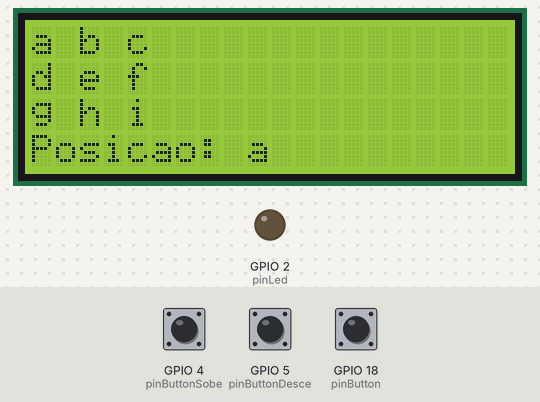
The program below on a simulated ESP32. Parts: 20×4 character LCD, output pins drawn as LEDs (lit = HIGH). Inputs (shaded band) come from the test bench; at power-on: GPIO 4 (pinButtonSobe) HIGH, GPIO 18 (pinButton) HIGH, GPIO 5 (pinButtonDesce) HIGH.

Above: at 2.5 s.
2.6 s: GPIO 4 (pinButtonSobe) pulled LOW for 3.2 s
At 3.72 s:
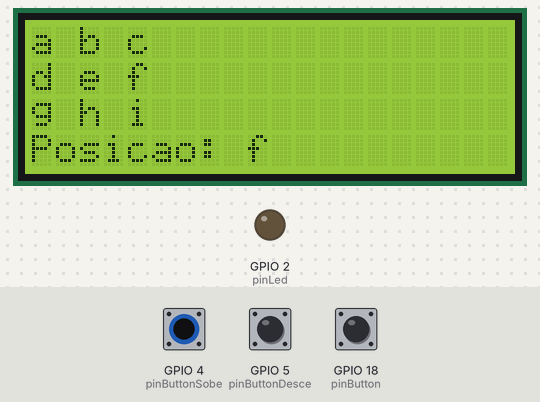
7.3 s: GPIO 18 (pinButton) pulled LOW for 1 s
At 10.2 s:
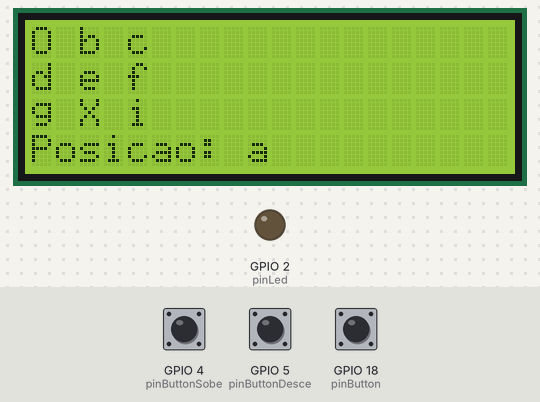
10.5 s: GPIO 5 (pinButtonDesce) pulled LOW for 1 s
At 11.41 s:
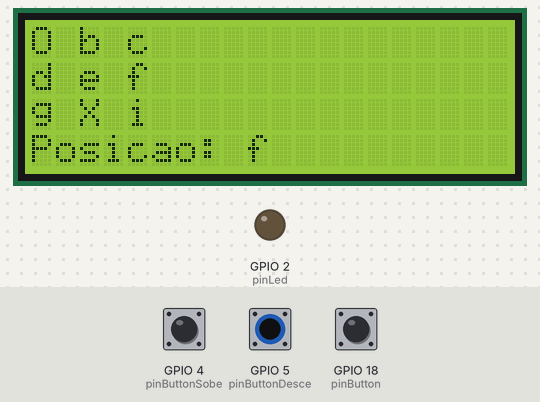
13.0 s: GPIO 5 (pinButtonDesce) pulled LOW for 0.15 s
At 13.5 s:
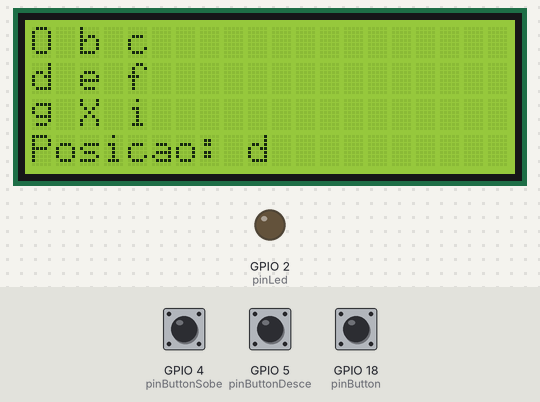
14.7 s: GPIO 18 (pinButton) pulled LOW for 0.15 s
At 15.8 s:
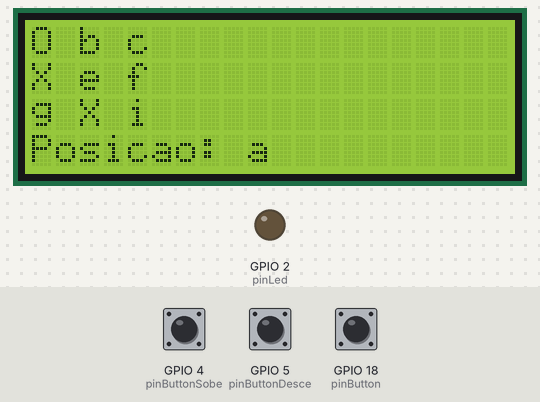
16.4 s: GPIO 4 (pinButtonSobe) pulled LOW for 0.15 s
Timing chart, 0 to 19.1 s (numbered marks = the images above; inputs shaded):
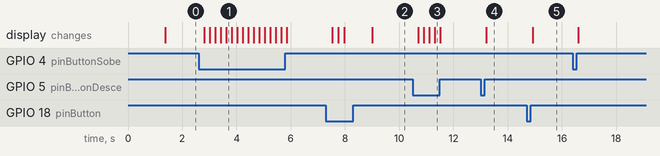

Measured:
- after the input at 2.6 s, the display: first changes after 0.20 s (image 1 shows a later state)
- after the input at 7.3 s, the display: first changes after 0.23 s (image 2 shows a later state)
- after the input at 10.5 s, the display: first changes after 0.20 s (image 3 shows a later state)
- after the input at 13.0 s, the display: changes after 0.20 s (image 4)
- after the input at 14.7 s, the display: changes after 0.23 s (image 5)

The program:

main.cpp
```cpp
#include <Arduino.h>
#include <LiquidCrystal_I2C.h>

#define playerIcon 0
#define pinLed 2
#define pinButtonSobe 4
#define pinButtonDesce 5
#define pinButton 18

LiquidCrystal_I2C lcd(0x27, 20, 4);

bool jogoDaVelha[3][3] = {false};
char jogador[3][3] = {' ', ' ', ' ', ' ', ' ', ' ', ' ', ' ', ' '};
char letra[3][3] = {'a', 'b', 'c',
                    'd', 'e', 'f',
                    'g', 'h', 'i'};
char posicao = 'a';
bool vezJogador = true, jogando = false, finalizarJogo = false;
int linha = 0, coluna = 0;

void telaJogo();
void condicaoVitoria();

void setup() {
  pinMode(pinLed, OUTPUT);
  pinMode(pinButtonSobe, INPUT_PULLUP);
  pinMode(pinButtonDesce, INPUT_PULLUP);
  pinMode(pinButton, INPUT_PULLUP);

  lcd.init();
  lcd.backlight();
  lcd.setCursor(1, 1);
  lcd.print("#Jogo da Velha");
  digitalWrite(pinLed, LOW);

  delay(1250);
  lcd.clear();
  telaJogo();
  lcd.setCursor(0, 3);
  lcd.print("Posicao: a");
}

void loop() {
  if (finalizarJogo) return;

  // Botão principal
  if (digitalRead(pinButton) == LOW) {
    delay(200);
    for (int i = 0; i < 3; i++) {
      for (int j = 0; j < 3; j++) {
        if (posicao == letra[i][j]) {
          coluna = j;
          linha = i;
        }
      }
    }
    if (!jogoDaVelha[linha][coluna]) {
      jogoDaVelha[linha][coluna] = true;
      jogador[linha][coluna] = vezJogador ? 'X' : 'O';
      vezJogador = !vezJogador;
      telaJogo();
      condicaoVitoria();
    } else {
      lcd.setCursor(0, 3);
      lcd.print("Posicao ocupada!");
      delay(1000);
      telaJogo();
    }
    posicao = 'a';
  }

  // Botão "Sobe"
  if (digitalRead(pinButtonSobe) == LOW) {
    delay(200);
    posicao++;
    if (posicao > 'i') posicao = 'a';
    lcd.setCursor(9, 3);
    lcd.print(" ");
    lcd.setCursor(9, 3);
    lcd.print(posicao);
  }

  // Botão "Desce"
  if (digitalRead(pinButtonDesce) == LOW) {
    delay(200);
    posicao--;
    if (posicao < 'a') posicao = 'i';
    lcd.setCursor(9, 3);
    lcd.print(" ");
    lcd.setCursor(9, 3);
    lcd.print(posicao);
  }
}

void telaJogo() {
  lcd.clear();
  for (int i = 0; i < 3; i++) {
    for (int j = 0; j < 3; j++) {
      lcd.setCursor(j * 2, i);
      jogoDaVelha[i][j] ? lcd.print(jogador[i][j]) : lcd.print(letra[i][j]);
    }
  }
  lcd.setCursor(0, 3);
  lcd.print("Posicao: a");
}

void condicaoVitoria() {
  for (char player : {'X', 'O'}) {
    if ((jogador[0][0] == player && jogador[0][1] == player && jogador[0][2] == player) ||
        (jogador[1][0] == player && jogador[1][1] == player && jogador[1][2] == player) ||
        (jogador[2][0] == player && jogador[2][1] == player && jogador[2][2] == player) ||
        (jogador[0][0] == player && jogador[1][0] == player && jogador[2][0] == player) ||
        (jogador[0][1] == player && jogador[1][1] == player && jogador[2][1] == player) ||
        (jogador[0][2] == player && jogador[1][2] == player && jogador[2][2] == player) ||
        (jogador[0][0] == player && jogador[1][1] == player && jogador[2][2] == player) ||
        (jogador[2][0] == player && jogador[1][1] == player && jogador[0][2] == player)) {
      lcd.setCursor(0, 3);
      lcd.print("Vitoria do jogador ");
      lcd.print(player == 'X' ? "1" : "2");
      finalizarJogo = true;
      digitalWrite(pinLed, HIGH);
    }
  }
}
```
